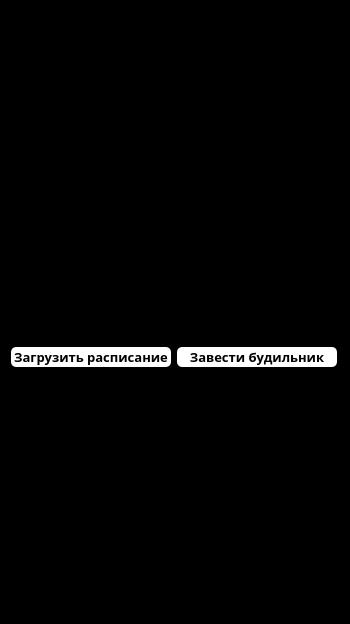
<?xml version="1.0" encoding="UTF-8"?>
<ui version="4.0">
 <class>Interface</class>
 <widget class="QWidget" name="Interface">
  <property name="geometry">
   <rect>
    <x>0</x>
    <y>0</y>
    <width>350</width>
    <height>624</height>
   </rect>
  </property>
  <property name="sizePolicy">
   <sizepolicy hsizetype="Ignored" vsizetype="Ignored">
    <horstretch>0</horstretch>
    <verstretch>0</verstretch>
   </sizepolicy>
  </property>
  <property name="minimumSize">
   <size>
    <width>350</width>
    <height>400</height>
   </size>
  </property>
  <property name="maximumSize">
   <size>
    <width>350</width>
    <height>700</height>
   </size>
  </property>
  <property name="windowTitle">
   <string>Interface</string>
  </property>
  <property name="styleSheet">
   <string notr="true">QWidget {
	background-color: black;
}</string>
  </property>
  <layout class="QGridLayout" name="gridLayout">
   <item row="0" column="0">
    <layout class="QVBoxLayout" name="verticalLayout">
     <item>
      <widget class="QWidget" name="widget" native="true">
       <property name="minimumSize">
        <size>
         <width>330</width>
         <height>330</height>
        </size>
       </property>
       <property name="maximumSize">
        <size>
         <width>330</width>
         <height>330</height>
        </size>
       </property>
      </widget>
     </item>
     <item>
      <layout class="QHBoxLayout" name="horizontalLayout">
       <item>
        <widget class="QPushButton" name="pushButton">
         <property name="minimumSize">
          <size>
           <width>160</width>
           <height>20</height>
          </size>
         </property>
         <property name="maximumSize">
          <size>
           <width>160</width>
           <height>20</height>
          </size>
         </property>
         <property name="font">
          <font>
           <family>Magneto</family>
           <pointsize>10</pointsize>
           <weight>75</weight>
           <bold>true</bold>
          </font>
         </property>
         <property name="styleSheet">
          <string notr="true">QPushButton {
	background-color: white;
	border-radius: 5px;
}

QPushButton:hover {
	background-color: #eee;
	border-radius: 10px;
}</string>
         </property>
         <property name="text">
          <string>Загрузить расписание</string>
         </property>
        </widget>
       </item>
       <item>
        <widget class="QPushButton" name="pushButton_2">
         <property name="minimumSize">
          <size>
           <width>160</width>
           <height>20</height>
          </size>
         </property>
         <property name="maximumSize">
          <size>
           <width>160</width>
           <height>20</height>
          </size>
         </property>
         <property name="font">
          <font>
           <family>Magneto</family>
           <pointsize>10</pointsize>
           <weight>75</weight>
           <bold>true</bold>
          </font>
         </property>
         <property name="styleSheet">
          <string notr="true">QPushButton {
	background-color: white;
	border-radius: 5px;
}

QPushButton:hover {
	background-color: #eee;
	border-radius: 10px;
}</string>
         </property>
         <property name="text">
          <string>Завести будильник</string>
         </property>
         <property name="checkable">
          <bool>true</bool>
         </property>
        </widget>
       </item>
      </layout>
     </item>
     <item>
      <widget class="QTextEdit" name="textEdit">
       <property name="sizePolicy">
        <sizepolicy hsizetype="Ignored" vsizetype="Ignored">
         <horstretch>0</horstretch>
         <verstretch>0</verstretch>
        </sizepolicy>
       </property>
       <property name="minimumSize">
        <size>
         <width>330</width>
         <height>50</height>
        </size>
       </property>
       <property name="maximumSize">
        <size>
         <width>330</width>
         <height>350</height>
        </size>
       </property>
       <property name="font">
        <font>
         <family>Magneto</family>
         <pointsize>10</pointsize>
         <weight>75</weight>
         <bold>true</bold>
        </font>
       </property>
       <property name="styleSheet">
        <string notr="true">QTextEdit {
	color: white;
	background-color: black;
	border: 0px;
}</string>
       </property>
       <property name="verticalScrollBarPolicy">
        <enum>Qt::ScrollBarAlwaysOff</enum>
       </property>
      </widget>
     </item>
    </layout>
   </item>
  </layout>
 </widget>
 <resources/>
 <connections/>
</ui>
